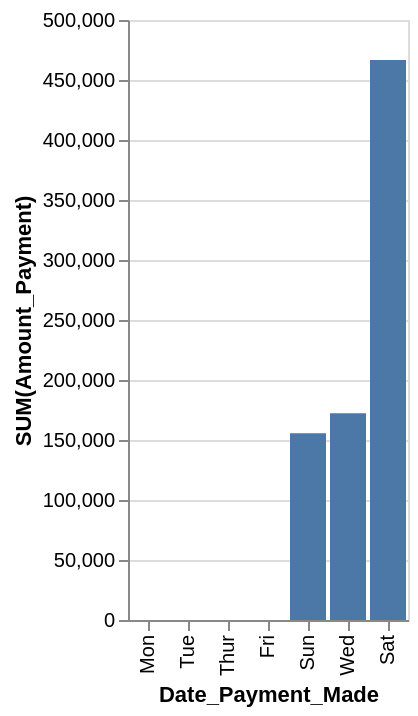

Express this chart as Vega-Lite.
### Vega-Lite specification from a JSON file in a GitHub repository (floating-point values rounded to 4 significant figures)
{"data": {"values": [{"x_data": "Mon", "y_data": 0}, {"x_data": "Tue", "y_data": 0}, {"x_data": "Wed", "y_data": 172309}, {"x_data": "Thur", "y_data": 0}, {"x_data": "Fri", "y_data": 0}, {"x_data": "Sat", "y_data": 466750}, {"x_data": "Sun", "y_data": 155654}]}, "mark": "bar", "encoding": {"x": {"field": "x_data", "type": "nominal", "title": "Date_Payment_Made", "sort": {"op": "sum", "field": "y_data", "order": "ascending"}}, "y": {"field": "y_data", "type": "quantitative", "title": "SUM(Amount_Payment)"}}}
